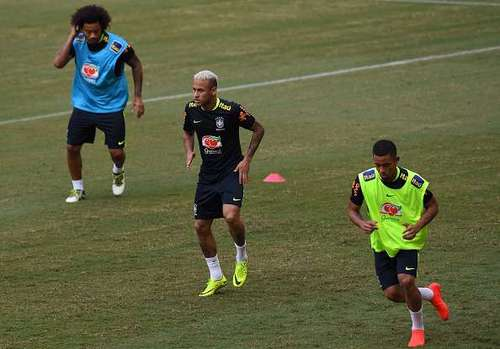
#> input picture saliency_detection/images/players.jpg, 500 x 349 px
$ jupyter execute --allow-errors saliency_detection.ipynb
#> lines starting #> are read from the running program, lines starting #| are printed output that depends on the picture
#> further down, image is the input picture: shape (349, 500, 3); mean B, G, R 63.3, 97.6, 95.1
# Saliency Detection
In essence, saliency is what “stands out” in a photo or scene, enabling your eye-brain connection to quickly (and essentially unconsciously) focus on the most important regions.

For example consider the figure on the light house. When looking at the photo, your eyes automatically focus on the lighthous as it is the most important area of the photo. This automatic process of locating the important parts of an image or scene is called saliency detection.
<div class="row">
    <div class="column">

    </div>
    <div class="column">

    </div>
</div>
<caption><center> <u> <font color='purple'> Figure 1: Sliency heatmap [2]</font></u></center></caption>

Saliency detection is applied to many aspects of computer vision and image processing, but some of the more popular applications of saliency include:
- Object detection  Instead of exhaustively applying a sliding window and image pyramid, only apply our (computationally expensive) detection algorithm to the most salient, interesting regions of an image most likely to contain an object
- Advertising and marketing  Design logos and ads that “pop” and “stand out” to us from a quick glance
- Robotics  Design robots with visual systems that are similar to our own

Generaly applications can be categorized into three groups [2]:

1- The first category of applications directly takes advantage of the detection of surprising, thus abnormal areas in the signal. We can call this class of applications “Abnormality detection”. Surveillance or events/defects detection are examples of applications domains in this category.

2- The second category will focus more on the opposite of the first one: as the attention maps provide us with an idea about the surprising parts of the signal, one can deduce where the normal (homogenous, repetitive, usual, etc…) signal is. We will call this category “Normality modeling”. The main application domains are in signal compression or re-targeting.

3- Finally, the third application category is related to the surprising parts of the signal but will go further than a simple detection. This application family will be called “Abnormality processing” and it will need to compare and further process the most salient regions. Domains such as robotics, object retrieval or interfaces optimization can be found in this category.

Saliency detectors are often very fast algorithms capable of running in real-time. The results of the saliency detector are then passed into more computationally expensive algorithms that you would not want to run on every single pixel of the input image.

## OpenCV Saliency Detection
1- Static saliency: This class of saliency detection algorithms relies on image features and statistics to localize the most interesting regions of an image.

2- Motion saliency: Algorithms in this class typically rely on video or frame-by-frame inputs. The motion saliency algorithms process the frames, keeping track of objects that “move”. Objects that move are considered salient.

3- Objectness: Saliency detection algorithms that compute “objectness” generate a set of “proposals”, or more simply bounding boxes of where it thinks an object may lie in an image.

You can check if the `saliency` module is installed by trying to import it [2]:

[cell 1]
# make sure that jupyter sees OpenCV
import os, sys
sys.path.append("/home/meshgi-k/anaconda3/envs/opencv/lib/python3.6/site-packages/cv2")
import cv2
cv2.saliency

### Satatic Saliency
OpenCV implements two algorithms for static saliency detection.

1- The first method is from Montabone and Soto’s 2010 publication, <a href="https://www.sciencedirect.com/science/article/pii/S0262885609001371">Human detection using a mobile platform and novel features derived from a visual saliency mechanism</a>. This algorithm was initially used for detecting humans in images and video streams but can also be generalized to other forms of saliency as well.

2- The second method is by Hou and Zhang in their 2007 CVPR paper, <a href="http://bcmi.sjtu.edu.cn/~zhangliqing/Papers/2007CVPR_Houxiaodi_04270292.pdf">Saliency detection: A spectral residual approach.</a>
This static saliency detector operates on the log-spectrum of an image, computes saliency residuals in this spectrum, and then maps the corresponding salient locations back to the spatial domain.

[cell 2]
import cv2

def saliency_detection (image, method):
    """
    Detects saliency map of an still image

    Arguments:
    image -- Input image
    method -- saliency detection method: Specteral Residual, Fine Grained

    Output:
    success -- if saliency map is generated
    saliency_map -- a [0,1] map of saliency
    thereshold_map -- a binary map of saliency/background
    threshold -- saliency map threshold for making binary mask
    """
#> called with method = 'Specteral Residual'
    success = False
    saliency_map = None
    threshold = -1
    threshold_map = None

    if method == 'Specteral Residual':
        # initialize OpenCV's static saliency spectral residual detector and
        # compute the saliency map
        saliency = cv2.saliency.StaticSaliencySpectralResidual_create()
        (success, saliency_map) = saliency.computeSaliency(image)
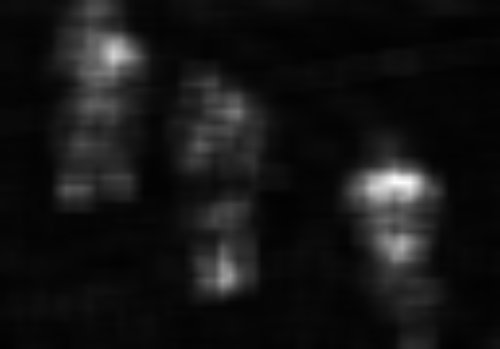
#> saliency_map: shape (349, 500) float32; min 0.00909, max 0.995, mean 0.0828
#> success = True
#> `success, saliency_map1, threshold_map, threshold = saliency_detection ..`: threshold = -1

    elif method == 'Fine Grained':
        # initialize OpenCV's static fine grained saliency detector and
        # compute the saliency map
        saliency = cv2.saliency.StaticSaliencyFineGrained_create()
        (success, saliency_map) = saliency.computeSaliency(image)

        # if we would like a *binary* map that we could process for contours,
        # compute convex hull's, extract bounding boxes, etc., we can
        # additionally threshold the saliency map
        thresh_map = cv2.threshold(saliency_map, 0, 255, cv2.THRESH_BINARY | cv2.THRESH_OTSU)
        threshold = thresh_map[0]
        threshold_map = thresh_map[1]

    return success, saliency_map, threshold_map, threshold

[cell 3]
# Unit test for saliency_detection
from matplotlib import pyplot as plt

# [20 lines left out: function show_saliency_map, not called in this run]

# load the input image
imgs = ['players.jpg','neymar.jpg','boat.jpg','barcelona.jpg','original.png']
#> (the rest of this cell did not finish here and is left out)

#> call 2 of saliency_detection, with method = 'Fine Grained'
#> in saliency_detection (call 2), `(success, saliency_map) = saliency.computeSaliency(image)`:
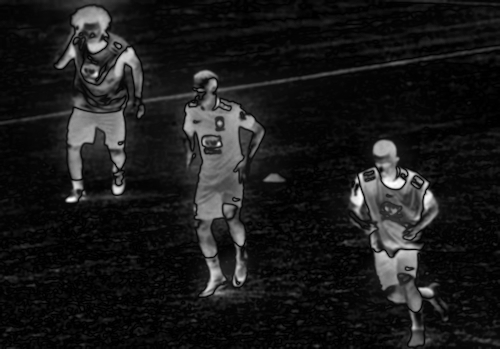
#> saliency_map: shape (349, 500) float32; min 0, max 1, mean 0.103
    if (success):
        show_saliency_map (image, saliency_map1, saliency_map2)
    else:
        print ('Saliency Detection Failed.')

if threshold > -1:
    print("Threshold:", threshold)
    plt.xticks([])
    plt.yticks([])
    plt.imshow(threshold_map)

### Objectness Saliency
`OpenCV` includes one objectness saliency detector <a href="https://mmcheng.net/bing/">BING: Binarized normed gradients for objectness estimation at 300fps</a>, by Cheng et al. (CVPR 2014).

Unlike the other saliency detectors in OpenCV which are entirely self-contained in their implementation, the BING saliency detector requires nine separate model files for various window sizes, color spaces, and mathematical operations.
The nine model files together are very small (~10KB) and extremely fast, making BING an excellent method for saliency detection.

[cell 4]
import cv2
import numpy as np

def objectness_detection (image, method='BING', max_detections = 5):
    """
    Detects saliency map of an still image

    Arguments:
    image -- Input image
    method -- Objectness detection method: BING
    max_detections -- Maximum number of candidates

    Output:
    bboxes -- object candidates
    """
#> called with method = 'BING', max_detections = 4
    bboxes = []

    if method =='BING':
        # initialize OpenCV's objectness saliency detector and set the path
        # to the input model files
        saliency = cv2.saliency.ObjectnessBING_create()
        saliency.setTrainingPath('saliency_detection/model/bing')

        # compute the bounding box predictions used to indicate saliency
        (success, saliency_map) = saliency.computeSaliency(image)
#> success = True
        num_detections = saliency_map.shape[0]

        # loop over the detections
        for i in range(0, min(num_detections, max_detections)):
            # extract the bounding box coordinates
            (startX, startY, endX, endY) = saliency_map[i].flatten()

            bboxes.append([startX, startY, endX, endY])

    return bboxes
